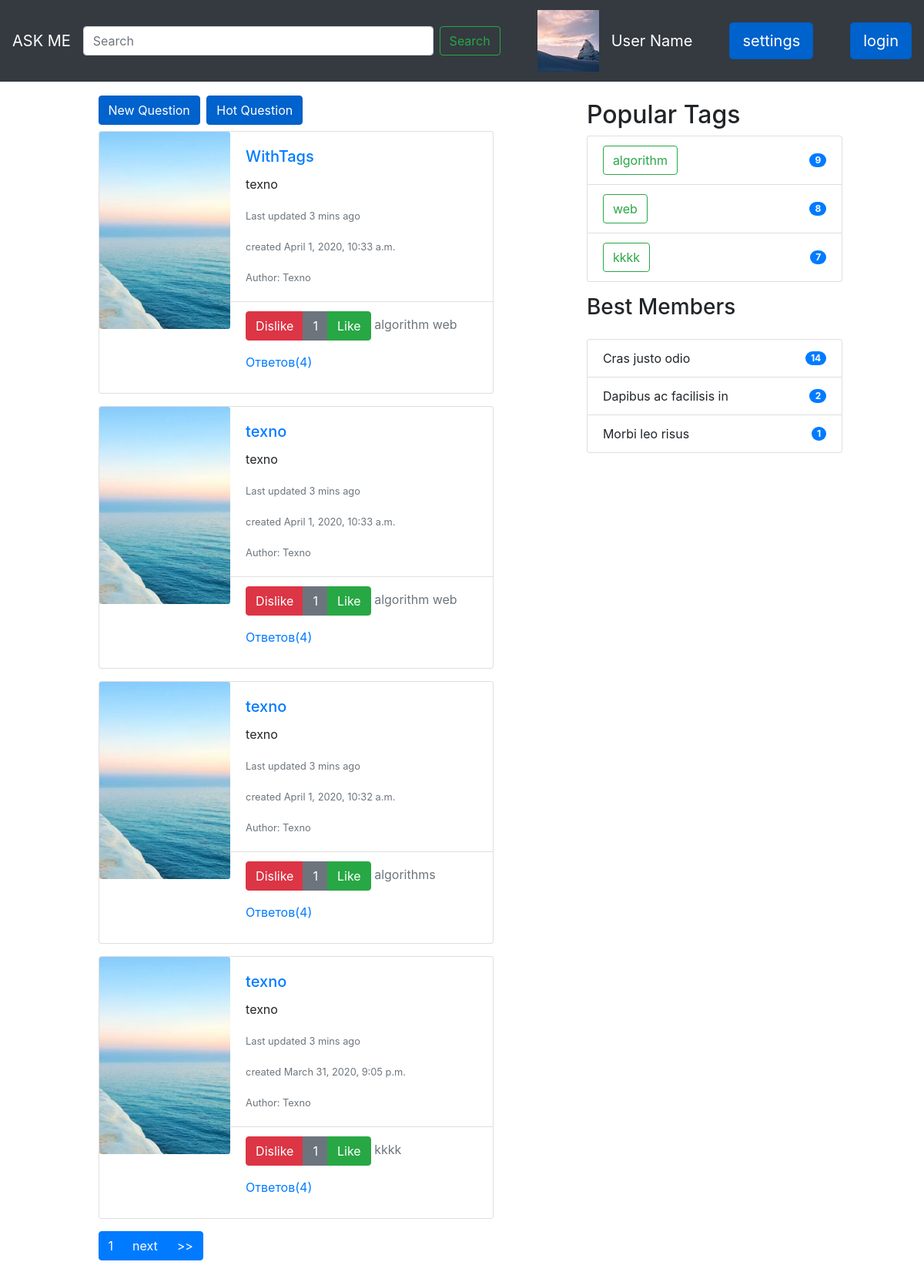
The page / on the database its author committed.
### WEB/models.py (models this page shows, shortened)
class Question(models.Model):
    author = models.ForeignKey(UserProfile, on_delete=models.CASCADE)
    title = models.CharField(max_length=120, verbose_name=u"Заголовок вопроса")
    text = models.TextField(verbose_name=u"Полное описание вопроса")
    create_date = models.DateTimeField(default=datetime.now, verbose_name=u"Время создания вопроса")
    is_active = models.BooleanField(default=True, verbose_name=u"Доступность вопроса")
    tags = models.ManyToManyField(Tag, blank=True)
    objects = QuestionManager()
    like = models.IntegerField(verbose_name="Число лайков", default=0)
    class Meta:
        ordering = ['-create_date']

class UserProfile(AbstractUser):
    avatar = models.ImageField(upload_to='uploads/%Y/%m/%d/')
    name = models.CharField(max_length=255, verbose_name=u"Имя", default="NickName")

class Tag(models.Model):
    title = models.CharField(max_length=120, verbose_name=u"Заголовок ярлыка", default="Texno")
    count = models.IntegerField(verbose_name="Число упоминаний", default=0)
    objects = TagManager()

### WEB/views.py (the view)
# urls.py: path('', views.MainPage, name='MainPage'),
def MainPage(request):
    articles = models.Question.objects.all()
    paginated_data = paginate(articles, request)
    rendered_data = {"questions": paginated_data, "tags": models.Tag.objects.bestTags()}
    return render(request, 'MainPage.html', rendered_data)

### WEB/models.py (called while the page is built)
    def bestTags(self):
        return self.order_by('-count')[0:3]

### WEB/views.py (called while the page is built)
def paginate(objects_list, request):
    paginator = Paginator(objects_list, 4)
    page_number = request.GET.get('page')
    try:
        page = paginator.get_page(page_number)
    except PageNotAnInteger:
        page = paginator.page(1)
    except EmptyPage:
        page = paginator.page(paginator.num_pages)
    return page

### templates/MainPage.html
{% extends 'base.html' %}
{% block content %}
      <h2>
          <a href="{% url 'ask' %}" class="btn btn-primary active" role="button" aria-pressed="true">New Question</a>
          <a href="{% url 'Hot' %}" class="btn btn-primary active" role="button" aria-pressed="true">Hot Question</a>
      </h2>
    {% for question in questions %}
        {% include 'OneQuestion.html' with q=question tags=question.tags.all%}
    {% endfor %}
    {% include 'Pager.html' with pages=questions %}
{% endblock content %}

### templates/base.html (shortened to what this page needs)
{% load static %}
<!DOCTYPE html>
<html lang="en">
<head>
    <link href="{% static 'WEB/css/bootstrap.css' %}" rel="stylesheet">
</head>
<body>
{% include 'navbar.html' %}
<div class="container-fluid">
    <div class="row my-2 offset-md-1">
        <div class="col-6 my-2">
           {% block content %}{% endblock content %}
        </div>
        <div class="col-4 my-3 offset-md-1">
            {% include 'tags.html' with bestTags=tags %}
        </div>
    </div>
</div>
</body>
</html>

### templates/navbar.html
{% load static %}
<nav class="navbar navbar-expand-lg navbar-dark bg-dark">
    <a class="navbar-brand">ASK ME</a>
    <input class="form-control mr-sm-2" type="search" placeholder="Search" aria-label="Search">
    <a href="{% url 'MainPage'%}" class="btn btn-outline-success my-2 my-sm-0" type="submit">Search</a>
    <a class="navbar-brand ml-5">
        <form class="media">
            <img src="{%  static 'WEB/img/Avatar.jpg' %}" class="mr" alt="...">
        </form>
    </a>
    <a class="navbar-brand mr-auto ">User Name</a>
    <a class="navbar-brand mr-5">
        <a href="{% url 'settings'%}" class="btn btn-primary btn-lg active" role="button" aria-pressed="true">settings</a>
    </a>
    <a class="navbar-brand mr-auto">
        <a href="{% url 'login'%}" class="btn btn-primary btn-lg active ml-5" role="button" aria-pressed="true">login</a>
</nav>

### templates/OneQuestion.html
{% load static %}
                <div class="card mb-3 " style="max-width: 740px;">
                    <div class="row no-gutters">
                        <div class="col-md-4">
                            <img src="{% static 'WEB/Img/questionImg.jpg' %}" class="card-img" alt="...">
                        </div>
                        <div class="col-md-8">
                            <div class="card-body">
                                <h5 class="card-title"><a href = "{% url 'question' qid=q.id %}">{{ q.title }}</a></h5>
                                <p class="card-text">{{ q.text }}</p>
                                <p class="card-text"><small class="text-muted">Last updated 3 mins ago</small></p>
                                <p class="card-text"><small class="text-muted">created {{ q.create_date }}</small></p>
                                <p class="card-text"><small class="text-muted">Author: {{q.author.name}}</small></p>
                            </div>
                            <div class="card-footer bg-transparent text-muted">
                                <div class="row-1">
                                    <div class="btn-group" role="group" aria-label="Basic example">
                                        <button type="button" class="btn btn-danger">Dislike</button>
                                        <button type="button" class="btn btn-secondary">{{ question.like }}</button>
                                        <button type="button" class="btn btn-success">Like</button>
                                    </div>
                                      {% for tag in tags %}
                                          <src class="tag tag-primary">{{ tag.title }}</src>
                                      {% endfor %}
                                </div>
                                <div class="row-1 my-3">
                                    <a href = "{% url 'question' qid=q.id %}">Ответов(4)</a>
                                </div>
                            </div>
                        </div>
                    </div>
                </div>

### templates/Pager.html (shortened to what this page needs)
{% load static %}
 <nav aria-label="...">
        <ul class="pagination">
                <li class="page-item active">
                    <a class="page-link" href="?page={{ pages.number }}">{{ pages.number }}</a>
                </li>
            {% if pages.has_next %}
                <li class="page-item active">
                    <a class="page-link" href="?page={{ pages.next_page_number }}">next</a>
                </li>
            {% endif %}
             {% if pages.has_next %}
                <li class="page-item active">
                    <a class="page-link" href="?page={{ pages.paginator.count }}">>></a>
                </li>
            {% endif %}
        </ul>
    </nav>

### templates/tags.html
 {% load static %}
<h2>
                Popular Tags
            </h2>
            <ul class="list-group ">
                  {% for tag in bestTags %}
                        <li class="list-group-item d-flex justify-content-between align-items-center">
                            <a href="{% url 'tag' tagid=tag.title %}" class="btn btn-outline-success my-2 my-sm-0" type="submit">{{ tag.title }}</a>
                         <span class="badge badge-primary badge-pill">{{ tag.count }}</span>
                    </li>
                  {% endfor %}
            </ul>
            <div class="row my-3">
                <div class="col">
                    <h3>
                        Best Members
                    </h3>
                </div>
            </div>
            <ul class="list-group">
                <li class="list-group-item d-flex justify-content-between align-items-center">
                    Cras justo odio
                    <span class="badge badge-primary badge-pill">14</span>
                </li>
                <li class="list-group-item d-flex justify-content-between align-items-center">
                    Dapibus ac facilisis in
                    <span class="badge badge-primary badge-pill">2</span>
                </li>
                <li class="list-group-item d-flex justify-content-between align-items-center">
                    Morbi leo risus
                    <span class="badge badge-primary badge-pill">1</span>
                </li>
            </ul>

### rows shown on the page
Question: title "WithTags", text "texno", create_date "April 1, 2020, 10:33 a.m.", author.name "Texno", like "1"
Tag: title "algorithm"
Tag: title "web"
Question: title "texno", text "texno", create_date "April 1, 2020, 10:33 a.m.", author.name "Texno", like "1"
Tag: title "algorithm"
Tag: title "web"
Question: title "texno", text "texno", create_date "April 1, 2020, 10:32 a.m.", author.name "Texno", like "1"
Tag: title "algorithms"
Question: title "texno", text "texno", create_date "March 31, 2020, 9:05 p.m.", author.name "Texno", like "1"
Tag: title "kkkk"
Tag: title "algorithm", count "9"
Tag: title "web", count "8"
Tag: title "kkkk", count "7"

### other values the page prints
{{ pages.number }} "1"
